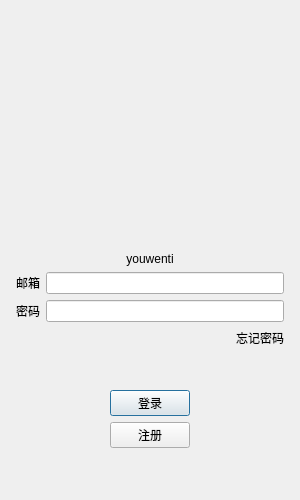
<?xml version="1.0" encoding="UTF-8"?>
<ui version="4.0">
 <class>LoginDialog</class>
 <widget class="QDialog" name="LoginDialog">
  <property name="geometry">
   <rect>
    <x>0</x>
    <y>0</y>
    <width>300</width>
    <height>500</height>
   </rect>
  </property>
  <property name="minimumSize">
   <size>
    <width>300</width>
    <height>500</height>
   </size>
  </property>
  <property name="maximumSize">
   <size>
    <width>300</width>
    <height>500</height>
   </size>
  </property>
  <property name="windowTitle">
   <string>Dialog</string>
  </property>
  <layout class="QVBoxLayout" name="verticalLayout_2">
   <item>
    <layout class="QVBoxLayout" name="verticalLayout">
     <property name="leftMargin">
      <number>5</number>
     </property>
     <property name="topMargin">
      <number>5</number>
     </property>
     <property name="rightMargin">
      <number>5</number>
     </property>
     <property name="bottomMargin">
      <number>5</number>
     </property>
     <item>
      <widget class="QWidget" name="head_widget" native="true">
       <property name="minimumSize">
        <size>
         <width>200</width>
         <height>230</height>
        </size>
       </property>
       <layout class="QHBoxLayout" name="horizontalLayout_6">
        <item>
         <widget class="QLabel" name="head_label">
          <property name="minimumSize">
           <size>
            <width>200</width>
            <height>200</height>
           </size>
          </property>
          <property name="text">
           <string/>
          </property>
          <property name="alignment">
           <set>Qt::AlignmentFlag::AlignCenter</set>
          </property>
         </widget>
        </item>
       </layout>
      </widget>
     </item>
     <item>
      <widget class="QLabel" name="err_tip">
       <property name="text">
        <string>youwenti</string>
       </property>
       <property name="alignment">
        <set>Qt::AlignmentFlag::AlignCenter</set>
       </property>
      </widget>
     </item>
     <item>
      <layout class="QHBoxLayout" name="horizontalLayout">
       <item>
        <widget class="QLabel" name="email_label">
         <property name="text">
          <string>邮箱</string>
         </property>
        </widget>
       </item>
       <item>
        <widget class="QLineEdit" name="email_edit"/>
       </item>
      </layout>
     </item>
     <item>
      <layout class="QHBoxLayout" name="horizontalLayout_2">
       <item>
        <widget class="QLabel" name="pass_label">
         <property name="text">
          <string>密码</string>
         </property>
        </widget>
       </item>
       <item>
        <widget class="QLineEdit" name="pass_edit"/>
       </item>
      </layout>
     </item>
     <item>
      <layout class="QHBoxLayout" name="horizontalLayout_3">
       <item>
        <spacer name="horizontalSpacer">
         <property name="orientation">
          <enum>Qt::Orientation::Horizontal</enum>
         </property>
         <property name="sizeHint" stdset="0">
          <size>
           <width>40</width>
           <height>20</height>
          </size>
         </property>
        </spacer>
       </item>
       <item>
        <widget class="ClickedLabel" name="forget_label">
         <property name="text">
          <string>忘记密码</string>
         </property>
        </widget>
       </item>
      </layout>
     </item>
     <item>
      <spacer name="verticalSpacer_2">
       <property name="orientation">
        <enum>Qt::Orientation::Vertical</enum>
       </property>
       <property name="sizeHint" stdset="0">
        <size>
         <width>20</width>
         <height>40</height>
        </size>
       </property>
      </spacer>
     </item>
     <item>
      <layout class="QHBoxLayout" name="horizontalLayout_4">
       <item>
        <spacer name="horizontalSpacer_2">
         <property name="orientation">
          <enum>Qt::Orientation::Horizontal</enum>
         </property>
         <property name="sizeHint" stdset="0">
          <size>
           <width>40</width>
           <height>20</height>
          </size>
         </property>
        </spacer>
       </item>
       <item>
        <widget class="QPushButton" name="login_btn">
         <property name="text">
          <string>登录</string>
         </property>
        </widget>
       </item>
       <item>
        <spacer name="horizontalSpacer_3">
         <property name="orientation">
          <enum>Qt::Orientation::Horizontal</enum>
         </property>
         <property name="sizeHint" stdset="0">
          <size>
           <width>40</width>
           <height>20</height>
          </size>
         </property>
        </spacer>
       </item>
      </layout>
     </item>
     <item>
      <layout class="QHBoxLayout" name="horizontalLayout_5">
       <item>
        <spacer name="horizontalSpacer_4">
         <property name="orientation">
          <enum>Qt::Orientation::Horizontal</enum>
         </property>
         <property name="sizeHint" stdset="0">
          <size>
           <width>40</width>
           <height>20</height>
          </size>
         </property>
        </spacer>
       </item>
       <item>
        <widget class="QPushButton" name="reg_btn">
         <property name="text">
          <string>注册</string>
         </property>
        </widget>
       </item>
       <item>
        <spacer name="horizontalSpacer_5">
         <property name="orientation">
          <enum>Qt::Orientation::Horizontal</enum>
         </property>
         <property name="sizeHint" stdset="0">
          <size>
           <width>40</width>
           <height>20</height>
          </size>
         </property>
        </spacer>
       </item>
      </layout>
     </item>
     <item>
      <spacer name="verticalSpacer_3">
       <property name="orientation">
        <enum>Qt::Orientation::Vertical</enum>
       </property>
       <property name="sizeHint" stdset="0">
        <size>
         <width>20</width>
         <height>40</height>
        </size>
       </property>
      </spacer>
     </item>
    </layout>
   </item>
  </layout>
 </widget>
 <customwidgets>
  <customwidget>
   <class>ClickedLabel</class>
   <extends>QLabel</extends>
   <header>clickedlabel.h</header>
  </customwidget>
 </customwidgets>
 <resources/>
 <connections/>
</ui>
